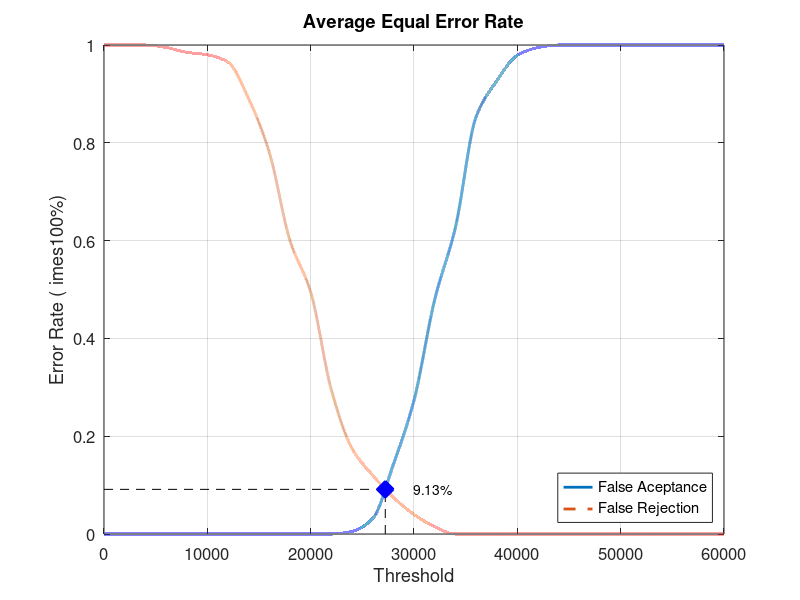
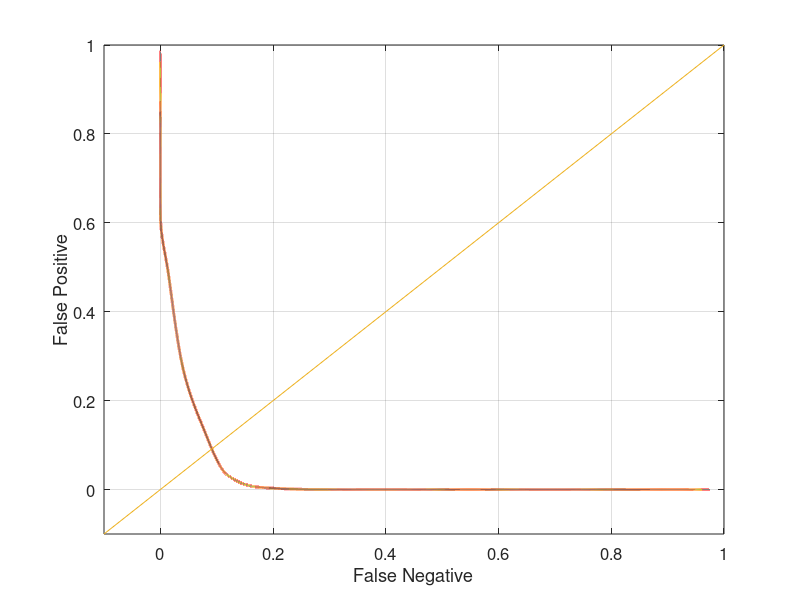

The MATLAB script that drew these images, in order:
close all;
clear;
clc;
x = 0:2000:60000;
xq = 0:0.5:60000;

y0 = [0 0 0 0 0 0 0 0 0 0 0 0 0.00526316 0.0315789 0.142105 0.273684 0.478947 0.626316 0.852632 0.926316 0.978947 0.994737 1 1 1 1 1 1 1 1 1]
yy0 = interp1(x, y0, xq, 'pchip');
y1 = [1 1 1 0.995 0.985 0.98 0.965 0.89 0.78 0.6 0.495 0.295 0.175 0.12 0.075 0.04 0.015 0 0 0 0 0 0 0 0 0 0 0 0 0 0]
yy1 = interp1(x, y1, xq, 'pchip');

% Calculating EER: 
y2 = abs(y0 - y1);
find(y2 == min(y2))
yy2 = abs(yy0 - yy1);
xEER = find(yy2 == min(yy2));
xEERIndex = xq(xEER) % X-axis EER
yEER = yy0(xEER) % Y-axis EER

main = figure
plot(xq, yy0,'-','LineWidth', 2);	hold on
plot(xq, yy1,'--','LineWidth', 2);	hold on
plot([xEERIndex xEERIndex], [0 yEER], 'k--');	hold on
plot([0 xEERIndex], [yEER yEER], 'k--');	hold on
plot(xEERIndex, yEER, 'bx', 'LineWidth', 10);	hold on
text(xEERIndex + 10 * xEERIndex / 100, yEER, [num2str(round((10000 * yEER)) / 100) '%'])
legend('False Aceptance', 'False Rejection', 'Location', 'SouthEast')
xlabel('Threshold')
ylabel('Error Rate (	imes100%)')
title('Average Equal Error Rate')
set(gca, 'FontSize', 12)
axis([0 60000 0 1])
grid on

print(main, 'Database2_3Main', '-dpng');
FNRxFPR = figure('Color', [1 1 1]);
plot(yy1, yy0, '-', yy1, yy0, 'LineWidth', 2);
hold on
y = -0.1:0.1:1
plot(y, y); 
set(gca, 'FontSize', 12)
xlabel('False Negative')
ylabel('False Positive')
axis([-0.1 1 -0.1 1])
set(gca, 'FontSize', 12)
grid on

print(FNRxFPR, 'Database2_3FNRxFPR','-dpng');
